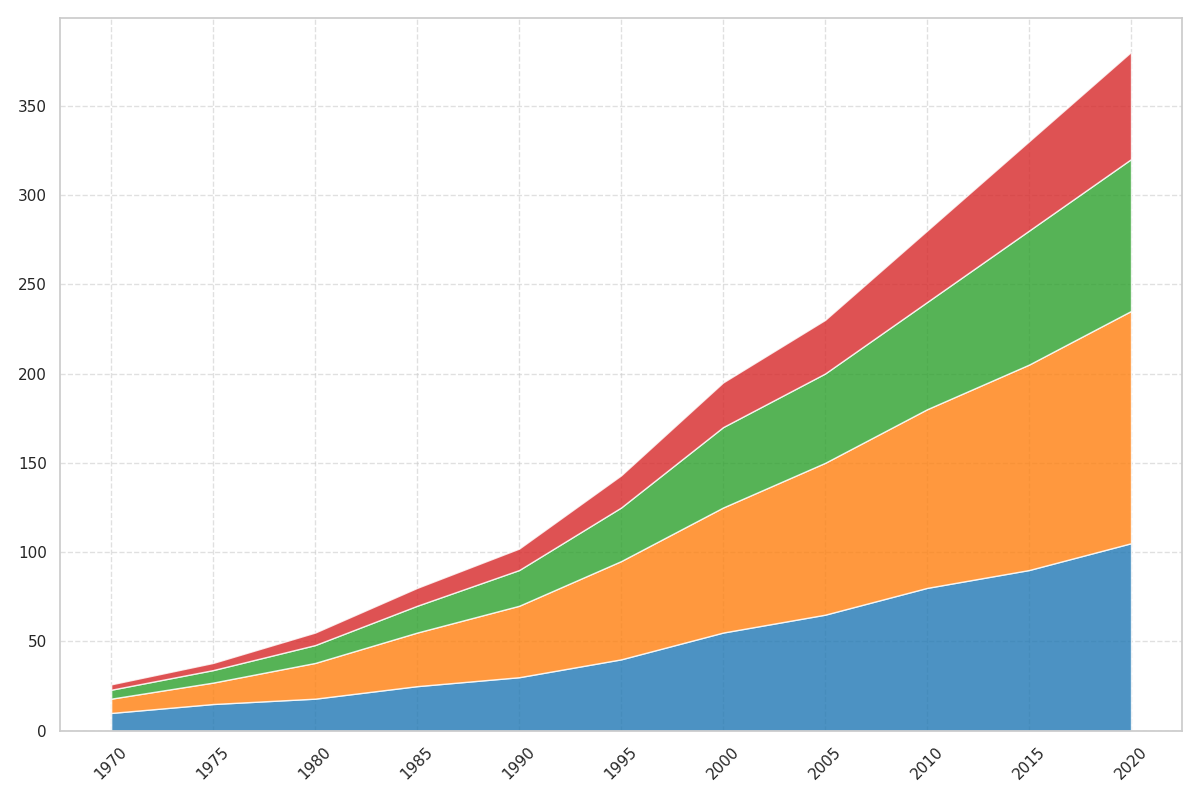

Generate this figure with Python:
import matplotlib.pyplot as plt
import numpy as np

years = np.arange(1970, 2021, 5)

atlantic_exploration = [10, 15, 18, 25, 30, 40, 55, 65, 80, 90, 105]
pacific_exploration = [8, 12, 20, 30, 40, 55, 70, 85, 100, 115, 130]
indian_exploration = [5, 7, 10, 15, 20, 30, 45, 50, 60, 75, 85]
arctic_exploration = [3, 4, 7, 10, 12, 18, 25, 30, 40, 50, 60]

fig, ax = plt.subplots(figsize=(12, 8))

ax.stackplot(years, atlantic_exploration, pacific_exploration, indian_exploration, arctic_exploration,
             colors=['#1f77b4', '#ff7f0e', '#2ca02c', '#d62728'], alpha=0.8)

plt.xticks(years, rotation=45)
ax.grid(True, linestyle='--', alpha=0.6)

plt.tight_layout()

plt.show()
